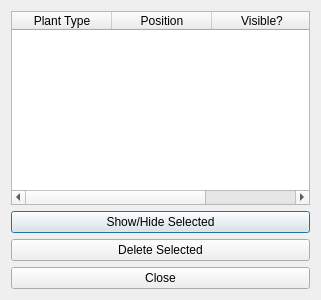
<?xml version="1.0" encoding="UTF-8"?>
<ui version="4.0">
 <class>SceneManagerDialog</class>
 <widget class="QDialog" name="SceneManagerDialog">
  <property name="geometry">
   <rect>
    <x>0</x>
    <y>0</y>
    <width>321</width>
    <height>300</height>
   </rect>
  </property>
  <property name="windowTitle">
   <string>Scene Manager</string>
  </property>
  <layout class="QGridLayout" name="gridLayout">
   <item row="0" column="0">
    <widget class="QTableWidget" name="m_tableWidget">
     <column>
      <property name="text">
       <string>Plant Type</string>
      </property>
     </column>
     <column>
      <property name="text">
       <string>Position</string>
      </property>
     </column>
     <column>
      <property name="text">
       <string>Visible?</string>
      </property>
     </column>
    </widget>
   </item>
   <item row="1" column="0">
    <widget class="QPushButton" name="m_toggleVisibilityButton">
     <property name="toolTip">
      <string>Toggle the visibility of the selected item</string>
     </property>
     <property name="text">
      <string>Show/Hide Selected</string>
     </property>
    </widget>
   </item>
   <item row="2" column="0">
    <widget class="QPushButton" name="m_deleteButton">
     <property name="statusTip">
      <string>This is undoable</string>
     </property>
     <property name="text">
      <string>Delete Selected</string>
     </property>
    </widget>
   </item>
   <item row="3" column="0">
    <widget class="QPushButton" name="m_closeButton">
     <property name="text">
      <string>Close</string>
     </property>
    </widget>
   </item>
  </layout>
 </widget>
 <resources/>
 <connections/>
</ui>
